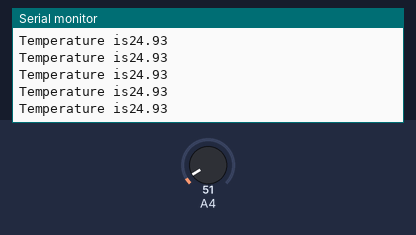
This sketch was run on a simulated Arduino Uno, built with avr-gcc and run on an emulated ATmega328P. Parts: the last lines printed to the serial monitor. The inputs (shaded band) are chosen by the test bench; at power-on: A4 = 51.

Above: at 1.2 s.
1.3 s: A4 set to 61
At 1.56 s:
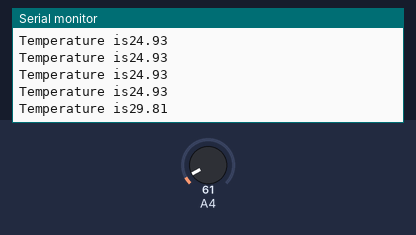
2.8 s: A4 set to 71
At 2.97 s:
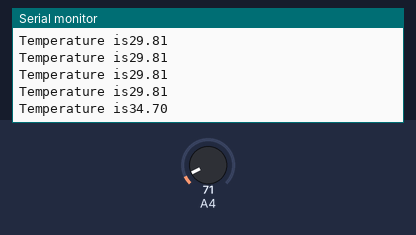
Timing chart, 0 to 5.8 s (numbered marks = the images above; inputs shaded):
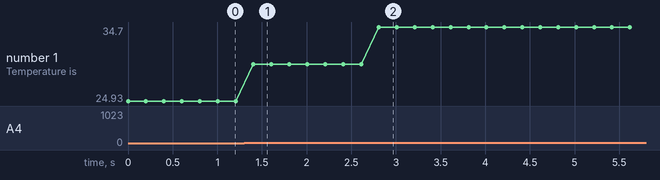

Measured:
- after the input at 1.3 s, the serial monitor: prints a new line after 0.11 s (image 1)
- after the input at 2.8 s, the serial monitor: prints a new line at once (image 2)
- plotted number 1: 24.93 → 29.81 after the input at 1.3 s, 29.81 → 34.7 after the input at 2.8 s

The sketch:

LM35_Temperature_sensor.ino
```cpp
//Program: Temperature measurement using LM35

float val;
void setup() {
  //initialise serial baud rate to 9600
  Serial.begin(9600);
  //initialise the analog pin A4 as input
  pinMode(A4, INPUT);
}

void loop() {
  //read the temperature at Pin A4 and store in variable
  val = analogRead(A4);
  //convert the ADC value to degree celsius
  val = val * 500 / 1023;
  //print the variable value in serial
  Serial.print("Temperature is");
  Serial.println(val);
  //delay of 200ms
  delay(200);
}
```
